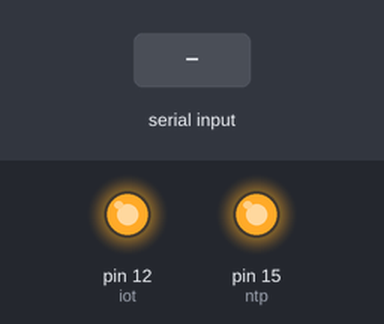
A sketch run on a simulated Arduino Uno, built with avr-gcc and run on an emulated ATmega328P. Shown: output pins drawn as LEDs (lit = HIGH). The test bench sets the inputs (shaded band). What the sketch prints to the serial monitor is not drawn.

Above: at 1.2 s.
1.3 s: "a" received over Serial
At 2.7 s:
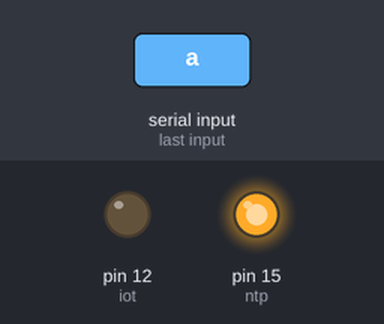
Timing chart, 0 to 7.8 s (numbered marks = the images above; inputs shaded):
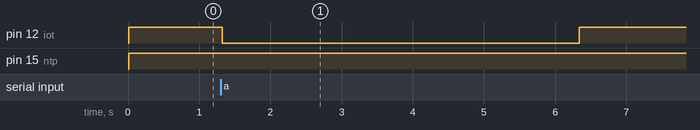

Measured:
- after the input at 1.3 s, pin 12 (iot): HIGH → LOW at once, → HIGH 5.0 s later

The sketch:

lab_switch_case.ino
```cpp
int sw1 = 16;
int sw2 = 14;
int iot = 12;
int ntp = 15;

void setup() {
  Serial.begin(9600);
  pinMode (sw1, INPUT);
  pinMode (sw2, INPUT);
  pinMode (iot, OUTPUT);
  pinMode (ntp, OUTPUT);
  digitalWrite(iot, LOW);
  digitalWrite(ntp, LOW);

}

void loop() {
  char key = Serial.read();
  Serial.println(key);
  delay(10);
  switch(key){
    case 'a': digitalWrite(iot, LOW);
              Serial.println("LED IOT ON");
              delay(5000);
              break;
    case 'b': digitalWrite(iot, LOW);
              Serial.println("LED IOT ON");
              delay(5000);
              break;
    default: digitalWrite(iot, HIGH);
             digitalWrite(ntp, HIGH);
             Serial.println("OFF ALL");
  }


}
```
